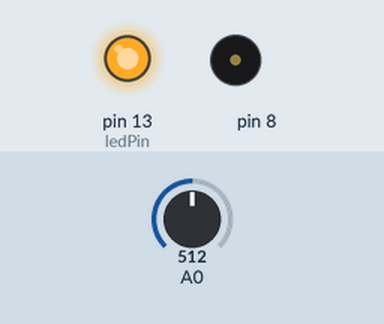
Bench run of a sketch on a simulated Arduino Uno, built with avr-gcc and run on an emulated ATmega328P. Parts: output pins drawn as LEDs (lit = HIGH), buzzer (waves = sounding). The test bench sets the inputs (shaded band); at power-on: A0 = 512.

Above: at 0.1 s.
At 5.1 s:
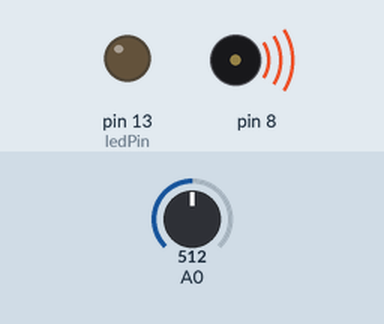
Timing chart, 0 to 6.6 s (numbered marks = the images above):
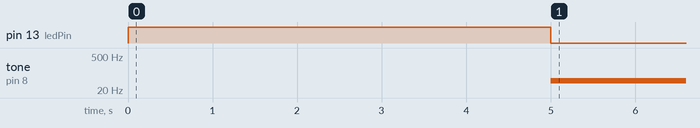

Measured:
- by itself, tone on pin 8: silent → 49 Hz at 5.0 s

The sketch:

sketch_ard_proj6.ino
```cpp
int sensorVal;
int sensorLow = 1023;
int sensorHigh = 0;

const int ledPin = 13;

void setup() {
  // put your setup code here, to run once:
  pinMode(ledPin, OUTPUT);
  digitalWrite(ledPin, HIGH);

  while(millis() < 5000){
    sensorVal = analogRead(A0);
    if (sensorVal > sensorHigh){
      sensorHigh = sensorVal;
    }
    if (sensorVal < sensorLow){
      sensorLow = sensorVal;
    }
  }

  digitalWrite(ledPin, LOW);
}

void loop() {
  // put your main code here, to run repeatedly:
  sensorVal = analogRead(A0);
  int pitch = map(sensorVal, sensorLow, sensorHigh, 50, 4000);

  tone(8, pitch, 20);
  delay(10);
}
```
